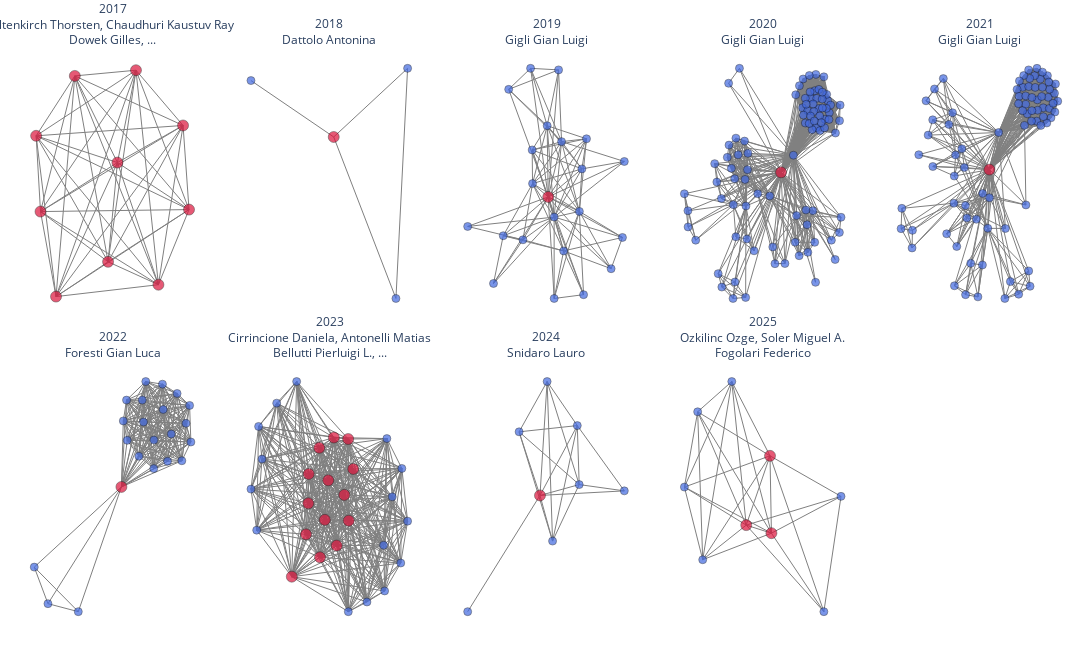

Notebook code for this chart:
### Code cell
# =========================
# Nodo centrale per anno
# =========================
central_node_per_anno = {}
for anno, G in grafi_per_anno.items():
    if len(G) == 0:
        continue
    central_node_per_anno[anno] = max(G.degree, key=lambda x: x[1])[0]

# =========================
# Vicini equicentrali del nodo centrale
# =========================
highlight_nodes_per_anno = {}
for anno, G in grafi_per_anno.items():
    if anno not in central_node_per_anno:
        continue
    central = central_node_per_anno[anno]
    central_degree = G.degree(central)
    equicentral_neighbors = [
        n for n in G.neighbors(central)
        if G.degree(n) == central_degree
    ]
    highlight_nodes_per_anno[anno] = [central] + equicentral_neighbors

# =========================
# Sottografo: centrale + vicini
# =========================
subgrafi_per_anno = {}
pos_per_anno = {}

for anno, G in grafi_per_anno.items():
    if anno not in central_node_per_anno:
        continue
    central = central_node_per_anno[anno]
    neighbors = list(G.neighbors(central))
    nodes = [central] + neighbors
    H = G.subgraph(nodes).copy()
    subgrafi_per_anno[anno] = H

    initial_pos = {central: (0, 0)}
    pos = nx.spring_layout(H, seed=42, pos=initial_pos, fixed=[central])
    pos_per_anno[anno] = pos

# =========================
# Funzione Plotly
# =========================
def plot_graph_plotly(G, pos, highlight_nodes):
    edge_x, edge_y = [], []
    for u, v in G.edges():
        x0, y0 = pos[u]
        x1, y1 = pos[v]
        edge_x += [x0, x1, None]
        edge_y += [y0, y1, None]

    edge_trace = go.Scatter(
        x=edge_x, y=edge_y,
        mode="lines",
        line=dict(width=1, color="gray"),
        hoverinfo="none",
        showlegend=False
    )

    node_x, node_y, texts, colors, sizes = [], [], [], [], []

    for node in G.nodes():
        x, y = pos[node]
        node_x.append(x)
        node_y.append(y)
        texts.append(f"{node}<br>Grado: {G.degree(node)}")

        if node in highlight_nodes:
            colors.append("crimson")
            sizes.append(11)
        else:
            colors.append("royalblue")
            sizes.append(8)

    node_trace = go.Scatter(
        x=node_x, y=node_y,
        mode="markers",
        text=texts,
        hoverinfo="text",
        marker=dict(
            size=sizes,
            color=colors,
            line=dict(width=0.5, color="black")
        ),
        showlegend=False
    )

    return edge_trace, node_trace

# =========================
# Genera titoli subplot
# =========================
authors_per_anno = {}
for anno, G in grafi_per_anno.items():
    if anno not in central_node_per_anno:
        continue
    central = central_node_per_anno[anno]
    central_degree = G.degree(central)
    equicentral_neighbors = [
        n for n in G.neighbors(central)
        if G.degree(n) == central_degree
    ]
    all_authors = [central] + equicentral_neighbors
    authors_per_anno[anno] = all_authors


anni = sorted(grafi_per_anno.keys())


titoli = []
for anno in anni:
    authors = authors_per_anno.get(anno, [])
    # massimo 3 autori
    if len(authors) > 3:
        authors = authors[:3] + ["..."]
    # raggruppa ogni 2 autori per riga
    lines = []
    for i in range(0, len(authors), 2):
        lines.append(", ".join(authors[i:i+2]))
    titolo = f"{anno}<br>" + "<br>".join(lines)
    titoli.append(titolo)

# =========================
# Crea figura 2x5
# =========================
fig = make_subplots(
    rows=2, cols=5,
    subplot_titles=titoli,
    horizontal_spacing=0.03,
    vertical_spacing=0.08
)

for i, anno in enumerate(anni):
    if anno not in subgrafi_per_anno:
        continue
    G = subgrafi_per_anno[anno]
    pos = pos_per_anno[anno]
    highlight_nodes = highlight_nodes_per_anno[anno]

    edge, node = plot_graph_plotly(G, pos, highlight_nodes)

    row = 1 if i < 5 else 2
    col = i + 1 if i < 5 else i - 4

    fig.add_trace(edge, row=row, col=col)
    fig.add_trace(node, row=row, col=col)

# =========================
# Layout finale
# =========================
fig.update_layout(
    height=650,
    width=1400,
    paper_bgcolor="white",
    plot_bgcolor="white",
    title_x=0.5,
    font=dict(size=10),
    margin=dict(l=20, r=20, t=50, b=20)
)

for r in [1, 2]:
    for c in range(1, 6):
        fig.update_xaxes(visible=False, row=r, col=c)  
        fig.update_yaxes(visible=False, row=r, col=c)  

fig.update_layout(
    margin=dict(t=50, b=20, l=20, r=20),
)

for ann in fig.layout.annotations:
    ann.font = dict(size=12)

fig.show()

### Figure 1 — Plotly figure (JSON) as saved in the notebook; plotly's stock layout.template omitted (floating-point values rounded to 4 significant figures; data arrays with more than 128 entries replaced by an {"elided": "..."} marker saying what was removed)
{"data": [{"hoverinfo": "none", "line": {"color": "gray", "width": 1}, "mode": "lines", "showlegend": false, "type": "scatter", "x": {"elided": "135 float values"}, "xaxis": "x", "y": {"elided": "135 float values"}, "yaxis": "y"}, {"hoverinfo": "text", "marker": {"color": ["crimson", "crimson", "crimson", "crimson", "crimson", "crimson", "crimson", "crimson", "crimson", "crimson"], "line": {"color": "black", "width": 0.5}, "size": [11, 11, 11, 11, 11, 11, 11, 11, 11, 11]}, "mode": "markers", "showlegend": false, "text": ["Altenkirch Thorsten<br>Grado: 9", "Chaudhuri Kaustuv Ray<br>Grado: 9", "Dowek Gilles<br>Grado: 9", "Felty Amy P.<br>Grado: 9", "Filinski Andrzej<br>Grado: 9", "Miculan Marino<br>Grado: 9", "Rabe Florian<br>Grado: 9", "Ricciotti Wilmer<br>Grado: 9", "Sacerdoti Coen Claudio<br>Grado: 9", "Sojakova Kristina<br>Grado: 9"], "type": "scatter", "x": [0, 0.3521, -0.04111, 0.1626, 0.2117, 0.04977, 0.2711, 0.1378, -0.05266, 0.3363], "xaxis": "x", "y": [0, 0.1608, 0.1571, 0.2477, 0.4182, 0.4077, 0.02196, 0.06427, 0.297, 0.3162], "yaxis": "y"}, {"hoverinfo": "none", "line": {"color": "gray", "width": 1}, "mode": "lines", "showlegend": false, "type": "scatter", "x": [0, -0.6243, null, 0, 0.4694, null, 0, 0.5575, null, 0.5575, 0.4694, null], "xaxis": "x2", "y": [0, 0.1161, null, 0, -0.3322, null, 0, 0.1412, null, 0.1412, -0.3322, null], "yaxis": "y2"}, {"hoverinfo": "text", "marker": {"color": ["crimson", "royalblue", "royalblue", "royalblue"], "line": {"color": "black", "width": 0.5}, "size": [11, 8, 8, 8]}, "mode": "markers", "showlegend": false, "text": ["Dattolo Antonina<br>Grado: 3", "Luccio Flaminia<br>Grado: 2", "de March Chiara<br>Grado: 2", "Corbatto Marco<br>Grado: 1"], "type": "scatter", "x": [0, 0.5575, 0.4694, -0.6243], "xaxis": "x2", "y": [0, 0.1412, -0.3322, 0.1161], "yaxis": "y2"}, {"hoverinfo": "none", "line": {"color": "gray", "width": 1}, "mode": "lines", "showlegend": false, "type": "scatter", "x": {"elided": "270 float values"}, "xaxis": "x3", "y": {"elided": "270 float values"}, "yaxis": "y3"}, {"hoverinfo": "text", "marker": {"color": ["royalblue", "royalblue", "royalblue", "royalblue", "crimson", "royalblue", "royalblue", "royalblue", "royalblue", "royalblue", "royalblue", "royalblue", "royalblue", "royalblue", "royalblue", "royalblue", "royalblue", "royalblue", "royalblue", "royalblue", "royalblue", "royalblue"], "line": {"color": "black", "width": 0.5}, "size": [8, 8, 8, 8, 11, 8, 8, 8, 8, 8, 8, 8, 8, 8, 8, 8, 8, 8, 8, 8, 8, 8]}, "mode": "markers", "showlegend": false, "text": ["André-Obadia Nathalie<br>Grado: 5", "Marini Alessandro<br>Grado: 9", "Corazza Elisa<br>Grado: 13", "Honnorat Jérǒme<br>Grado: 11", "Gigli Gian Luigi<br>Grado: 21", "Fabris Martina<br>Grado: 8", "Valente Mariarosaria<br>Grado: 18", "Cargnelutti Daniela<br>Grado: 5", "Vogrig Alberto<br>Grado: 12", "Romano Giorgia<br>Grado: 4", "Segatti Samantha<br>Grado: 8", "Serafini Anna<br>Grado: 5", "Bax Francesco<br>Grado: 5", "Rheims Sylvain<br>Grado: 5", "de Biase Stefano<br>Grado: 7", "Bastien Joubert<br>Grado: 5", "Pellitteri Gaia<br>Grado: 3", "Lorenzut Simone<br>Grado: 5", "Bernardini Andrea<br>Grado: 11", "Smeralda Carmelo Luca<br>Grado: 4", "Merlino Giovanni<br>Grado: 10", "Nilo Annacarmen<br>Grado: 6"], "type": "scatter", "x": [-0.08307, 0.1587, 0.1469, -0.00494, 0, -0.07559, 0.02793, 0.2965, 0.06299, -0.2578, 0.1805, 0.02809, 0.1667, -0.1862, -0.1192, 0.04879, -0.3795, 0.35, -0.07378, 0.3587, 0.07275, -0.2119], "xaxis": "x3", "y": [0.4811, 0.1051, -0.05402, 0.2665, 0, 0.176, -0.07523, -0.2683, 0.207, -0.3235, 0.2176, -0.3795, -0.3654, 0.4025, -0.16, 0.4754, -0.1102, -0.1514, 0.05013, 0.1328, -0.2017, -0.1449], "yaxis": "y3"}, {"hoverinfo": "none", "line": {"color": "gray", "width": 1}, "mode": "lines", "showlegend": false, "type": "scatter", "x": {"elided": "3609 float values"}, "xaxis": "x4", "y": {"elided": "3609 float values"}, "yaxis": "y4"}, {"hoverinfo": "text", "marker": {"color": ["crimson", "royalblue", "royalblue", "royalblue", "royalblue", "royalblue", "royalblue", "royalblue", "royalblue", "royalblue", "royalblue", "royalblue", "royalblue", "royalblue", "royalblue", "royalblue", "royalblue", "royalblue", "royalblue", "royalblue", "royalblue", "royalblue", "royalblue", "royalblue", "royalblue", "royalblue", "royalblue", "royalblue", "royalblue", "royalblue", "royalblue", "royalblue", "royalblue", "royalblue", "royalblue", "royalblue", "royalblue", "royalblue", "royalblue", "royalblue", "royalblue", "royalblue", "royalblue", "royalblue", "royalblue", "royalblue", "royalblue", "royalblue", "royalblue", "royalblue", "royalblue", "royalblue", "royalblue", "royalblue", "royalblue", "royalblue", "royalblue", "royalblue", "royalblue", "royalblue", "royalblue", "royalblue", "royalblue", "royalblue", "royalblue", "royalblue", "royalblue", "royalblue", "royalblue", "royalblue", "royalblue", "royalblue", "royalblue", "royalblue", "royalblue", "royalblue", "royalblue", "royalblue", "royalblue", "royalblue", "royalblue", "royalblue", "royalblue", "royalblue", "royalblue", "royalblue", "royalblue", "royalblue", "royalblue", "royalblue", "royalblue"], "line": {"color": "black", "width": 0.5}, "size": [11, 8, 8, 8, 8, 8, 8, 8, 8, 8, 8, 8, 8, 8, 8, 8, 8, 8, 8, 8, 8, 8, 8, 8, 8, 8, 8, 8, 8, 8, 8, 8, 8, 8, 8, 8, 8, 8, 8, 8, 8, 8, 8, 8, 8, 8, 8, 8, 8, 8, 8, 8, 8, 8, 8, 8, 8, 8, 8, 8, 8, 8, 8, 8, 8, 8, 8, 8, 8, 8, 8, 8, 8, 8, 8, 8, 8, 8, 8, 8, 8, 8, 8, 8, 8, 8, 8, 8, 8, 8, 8]}, "mode": "markers", "showlegend": false, "text": ["Gigli Gian Luigi<br>Grado: 90", "Vogrig Alberto<br>Grado: 26", "Nilo Annacarmen<br>Grado: 15", "Fabris Martina<br>Grado: 18", "Biasotto Alessia<br>Grado: 8", "Curcio Francesco<br>Grado: 18", "Miotti Valeria<br>Grado: 8", "Tascini Carlo<br>Grado: 8", "Valente Mariarosaria<br>Grado: 81", "de Biase Stefano<br>Grado: 2", "Crespel Arielle<br>Grado: 5", "Genton Pierre<br>Grado: 5", "Macorig Greta<br>Grado: 5", "Gélisse Philippe<br>Grado: 5", "Merlino Giovanni<br>Grado: 13", "Lorenzut Simone<br>Grado: 17", "del Negro Ilaria<br>Grado: 7", "Tereshko Yan<br>Grado: 7", "Smeralda Carmelo Luca<br>Grado: 14", "Piani Antonella<br>Grado: 7", "Rudakou Uladzislau<br>Grado: 43", "Futhey Naomi C.<br>Grado: 40", "Krohn Lynne<br>Grado: 43", "Ruskey Jennifer A.<br>Grado: 43", "Heilbron Karl<br>Grado: 40", "Cannon Paul<br>Grado: 40", "Alam Armaghan<br>Grado: 40", "Arnulf Isabelle<br>Grado: 43", "Hu Michele T.<br>Grado: 43", "Montplaisir Jacques Yves<br>Grado: 43", "Gagnon Jean-François Franc¸ois<br>Grado: 43", "Désautels Alex<br>Grado: 43", "Dauvilliers Yves A.<br>Grado: 43", "Toffoli Marco<br>Grado: 43", "Högl Birgit E.<br>Grado: 43", "Stefani Ambra<br>Grado: 43", "Holzknecht Evi<br>Grado: 40", "Šonka Karel<br>Grado: 43", "Kemlink David<br>Grado: 43", "Öertel Wolfgang Hermann<br>Grado: 43", "Janzen Annette<br>Grado: 40", "Plazzi Giuseppe<br>Grado: 43", "Antelmi Elena<br>Grado: 43", "Figorilli M.<br>Grado: 43", "Puligheddu Monica Maria Francesca<br>Grado: 43", "Mollenhauer Brit<br>Grado: 43", "Trenkwalder Claudia M.<br>Grado: 43", "Sixel-Döring Friederike<br>Grado: 43", "Cochen-de Cock Valérie<br>Grado: 43", "Charley-Monaca Christelle<br>Grado: 43", "Heidbreder A. E.<br>Grado: 43", "Ferini‑Strambi Luigi F.<br>Grado: 43", "Dijkstra Femke<br>Grado: 43", "Viaene Mineke Kristina<br>Grado: 43", "Abril Beatriz<br>Grado: 43", "Boeve Bradley Bradley<br>Grado: 43", "Postuma Ronald B.<br>Grado: 43", "Rouleau Guy Armand<br>Grado: 43", "Gan-Or Ziv<br>Grado: 43", "Leveille Etienne<br>Grado: 37", "Asayesh Farnaz<br>Grado: 37", "Espay Alberto J.<br>Grado: 37", "Janes Francesco<br>Grado: 3", "Morassi Mauro<br>Grado: 6", "Bagatto Daniele<br>Grado: 6", "Cobelli Milena<br>Grado: 6", "D'Agostini Serena<br>Grado: 6", "Bnà Claudio<br>Grado: 6", "Sponza Massimo<br>Grado: 10", "Marini Alessandro<br>Grado: 22", "Surcinelli Andrea<br>Grado: 10", "Pez Sara<br>Grado: 10", "Vit Alessandro<br>Grado: 10", "Gavrilovic Vladimir<br>Grado: 10", "Pessa Maria Elena<br>Grado: 6", "Volpetti Stefano<br>Grado: 6", "Pegolo Enrico<br>Grado: 6", "Pauletto Giada<br>Grado: 6", "Bax Francesco<br>Grado: 6", "Verriello Lorenzo<br>Grado: 6", "Corazza Elisa<br>Grado: 18", "Pellitteri Gaia<br>Grado: 3", "Dolso Pierluigi G.<br>Grado: 3", "Segatti Samantha<br>Grado: 14", "Bernardini Andrea<br>Grado: 14", "Valent Francesca<br>Grado: 14", "Brigo Francesco<br>Grado: 14", "Iacono Donatella D.<br>Grado: 14", "Passadore Paolo<br>Grado: 14", "Rana Michele<br>Grado: 14", "Honnorat Jérǒme<br>Grado: 14"], "type": "scatter", "x": [0, -0.1502, -0.2043, -0.154, -0.2748, -0.1438, -0.284, -0.2553, 0.0527, 0.1475, -0.3652, -0.3978, -0.4136, -0.3985, 0.1359, 0.06622, 0.2564, 0.2494, 0.1064, 0.2152, 0.1623, 0.06265, 0.1434, 0.09109, 0.09425, 0.1487, 0.183, 0.1142, 0.1271, 0.1994, 0.09555, 0.1618, 0.195, 0.1878, 0.1035, 0.1526, 0.1209, 0.1502, 0.1402, 0.2065, 0.07845, 0.1036, 0.2119, 0.1649, 0.1372, 0.1758, 0.2049, 0.1241, 0.1766, 0.1328, 0.1667, 0.1205, 0.1936, 0.1259, 0.1767, 0.1862, 0.1712, 0.142, 0.1075, 0.2326, 0.2526, 0.25, 0.2313, -0.1516, -0.1973, -0.2534, -0.2691, -0.2056, 0.1146, -0.04844, 0.1111, 0.06015, 0.07729, 0.1437, -0.1935, -0.1156, -0.1462, -0.03545, 0.01647, -0.02624, -0.09986, -0.1781, -0.2244, -0.1985, -0.1932, -0.2228, -0.1419, -0.1837, -0.23, -0.1565, -0.2128], "xaxis": "x4", "y": [0, -0.09385, -0.09, -0.01977, -0.0271, 0.007542, 0.02421, -0.07294, 0.04771, -0.3063, -0.189, -0.152, -0.0597, -0.1069, -0.1069, -0.1205, -0.1251, -0.1674, -0.105, -0.1889, 0.178, 0.2162, 0.2274, 0.1801, 0.2601, 0.2727, 0.266, 0.1718, 0.2065, 0.1998, 0.1594, 0.2311, 0.2171, 0.148, 0.1373, 0.206, 0.2696, 0.1242, 0.1695, 0.1663, 0.2412, 0.2063, 0.1875, 0.1571, 0.1904, 0.204, 0.1472, 0.2241, 0.2233, 0.1188, 0.1163, 0.1359, 0.1781, 0.1567, 0.1791, 0.124, 0.1386, 0.1431, 0.1897, 0.1096, 0.1872, 0.1438, -0.2428, -0.3485, -0.3054, -0.3195, -0.2822, -0.3513, -0.2229, -0.06574, -0.1459, -0.1949, -0.2322, -0.1949, -0.1796, -0.2185, -0.1857, -0.2079, -0.254, -0.2545, -0.05938, 0.2897, 0.2481, -0.01771, 0.09516, 0.07586, 0.05286, 0.04872, 0.04168, 0.08703, 0.01116], "yaxis": "y4"}, {"hoverinfo": "none", "line": {"color": "gray", "width": 1}, "mode": "lines", "showlegend": false, "type": "scatter", "x": {"elided": "3360 float values"}, "xaxis": "x5", "y": {"elided": "3360 float values"}, "yaxis": "y5"}, {"hoverinfo": "text", "marker": {"color": ["royalblue", "royalblue", "royalblue", "royalblue", "royalblue", "royalblue", "royalblue", "crimson", "royalblue", "royalblue", "royalblue", "royalblue", "royalblue", "royalblue", "royalblue", "royalblue", "royalblue", "royalblue", "royalblue", "royalblue", "royalblue", "royalblue", "royalblue", "royalblue", "royalblue", "royalblue", "royalblue", "royalblue", "royalblue", "royalblue", "royalblue", "royalblue", "royalblue", "royalblue", "royalblue", "royalblue", "royalblue", "royalblue", "royalblue", "royalblue", "royalblue", "royalblue", "royalblue", "royalblue", "royalblue", "royalblue", "royalblue", "royalblue", "royalblue", "royalblue", "royalblue", "royalblue", "royalblue", "royalblue", "royalblue", "royalblue", "royalblue", "royalblue", "royalblue", "royalblue", "royalblue", "royalblue", "royalblue", "royalblue", "royalblue", "royalblue", "royalblue", "royalblue", "royalblue", "royalblue", "royalblue", "royalblue", "royalblue", "royalblue", "royalblue", "royalblue", "royalblue", "royalblue", "royalblue", "royalblue", "royalblue", "royalblue"], "line": {"color": "black", "width": 0.5}, "size": [8, 8, 8, 8, 8, 8, 8, 11, 8, 8, 8, 8, 8, 8, 8, 8, 8, 8, 8, 8, 8, 8, 8, 8, 8, 8, 8, 8, 8, 8, 8, 8, 8, 8, 8, 8, 8, 8, 8, 8, 8, 8, 8, 8, 8, 8, 8, 8, 8, 8, 8, 8, 8, 8, 8, 8, 8, 8, 8, 8, 8, 8, 8, 8, 8, 8, 8, 8, 8, 8, 8, 8, 8, 8, 8, 8, 8, 8, 8, 8, 8, 8]}, "mode": "markers", "showlegend": false, "text": ["Verriello Lorenzo<br>Grado: 11", "Pauletto Giada<br>Grado: 13", "Nilo Annacarmen<br>Grado: 13", "Lonigro Incoronata Renata<br>Grado: 9", "Betto Elena<br>Grado: 9", "Valente Mariarosaria<br>Grado: 65", "Curcio Francesco<br>Grado: 9", "Gigli Gian Luigi<br>Grado: 81", "Fogolari Federico<br>Grado: 7", "Gélisse Philippe<br>Grado: 5", "Crespel Arielle<br>Grado: 5", "Carrera Paola<br>Grado: 5", "Bernardini Andrea<br>Grado: 46", "Vogrig Alberto<br>Grado: 19", "Moritz Christian Peter<br>Grado: 6", "Camdessanché Jean Philippe<br>Grado: 6", "Tholance Yannick<br>Grado: 6", "Antoine Jean Christophe G.<br>Grado: 6", "Honnorat Jérǒme<br>Grado: 6", "Pessa Maria Elena<br>Grado: 7", "Genton Pierre<br>Grado: 5", "Macorig Greta<br>Grado: 5", "Garbo Riccardo<br>Grado: 6", "Lorenzut Simone<br>Grado: 10", "del Negro Llaria<br>Grado: 6", "Merlino Giovanni<br>Grado: 10", "Cargnelutti Daniela<br>Grado: 6", "Smeralda Carmelo Luca<br>Grado: 7", "Pez Sara<br>Grado: 7", "Surcinelli Andrea<br>Grado: 11", "Marini Alessandro<br>Grado: 11", "Bax Francesco<br>Grado: 7", "Pellitteri Gaia<br>Grado: 8", "Scalise Anna<br>Grado: 6", "Mufti Kheireddin<br>Grado: 43", "Yu Eric<br>Grado: 43", "Rudakou Uladzislau<br>Grado: 43", "Krohn Lynne<br>Grado: 43", "Ruskey Jennifer A.<br>Grado: 43", "Asayesh Farnaz<br>Grado: 43", "Laurent Sandra Beatrice<br>Grado: 43", "Spiegelman Dan V.<br>Grado: 43", "Arnulf Isabelle<br>Grado: 43", "Hu Michele T.<br>Grado: 43", "Montplaisir Jacques Yves<br>Grado: 43", "Gagnon Jean François<br>Grado: 43", "Désautels Alex<br>Grado: 43", "Dauvilliers Yves A.<br>Grado: 43", "Janes Francesco<br>Grado: 43", "Högl Birgit E.<br>Grado: 43", "Stefani Ambra<br>Grado: 43", "Holzknecht Evi<br>Grado: 43", "Šonka Karel<br>Grado: 43", "Kemlink David<br>Grado: 43", "Öertel Wolfgang Hermann<br>Grado: 43", "Janzen Annette<br>Grado: 43", "Plazzi Giuseppe<br>Grado: 43", "Antelmi Elena<br>Grado: 43", "Figorilli M.<br>Grado: 43", "Puligheddu Monica Maria Francesca<br>Grado: 43", "Mollenhauer Brit<br>Grado: 43", "Trenkwalder Claudia M.<br>Grado: 43", "Sixel-Döring Friederike<br>Grado: 43", "Cochen-de Cock Valérie<br>Grado: 43", "Charley-Monaca Christelle<br>Grado: 43", "Heidbreder A. E.<br>Grado: 43", "Ferini‑Strambi Luigi F.<br>Grado: 43", "Dijkstra Femke<br>Grado: 43", "Viaene Mineke Kristina<br>Grado: 43", "Abril Beatriz<br>Grado: 43", "Boeve Bradley Bradley<br>Grado: 43", "Trempe Jean François<br>Grado: 43", "Rouleau Guy Armand<br>Grado: 43", "Postuma Ronald B.<br>Grado: 43", "Gan-Or Ziv<br>Grado: 43", "Bagatto Daniele<br>Grado: 6", "Cobelli Milena<br>Grado: 6", "D'Agostini Serena<br>Grado: 6", "Bnà Claudio<br>Grado: 6", "Morassi Mauro<br>Grado: 6", "Dolso Pierluigi G.<br>Grado: 5", "de Biase Stefano<br>Grado: 3"], "type": "scatter", "x": [-0.02826, 0.0002177, -0.1491, -0.09437, -0.0548, 0.03898, -0.1006, 0, -0.1795, -0.3708, -0.3247, 0.1533, 0.1472, -0.00694, 0.1228, 0.08802, 0.06484, 0.1706, 0.165, -0.1371, -0.3232, -0.3677, -0.2661, -0.1548, -0.2306, -0.1702, -0.1935, -0.2572, -0.238, -0.1422, -0.1158, -0.1475, -0.1054, -0.2375, 0.1397, 0.1523, 0.1589, 0.2435, 0.2137, 0.1899, 0.2259, 0.2513, 0.2748, 0.2013, 0.116, 0.2583, 0.1997, 0.2023, 0.1246, 0.2868, 0.1691, 0.2225, 0.122, 0.1986, 0.1441, 0.247, 0.2732, 0.2408, 0.2526, 0.1766, 0.2266, 0.2195, 0.2772, 0.1649, 0.1922, 0.1394, 0.1647, 0.1783, 0.1522, 0.1261, 0.1783, 0.2225, 0.2159, 0.2494, 0.2672, -0.147, -0.04834, -0.1002, -0.02943, -0.07844, 0.06703, -0.2966], "xaxis": "x5", "y": [-0.07261, -0.08536, -0.1023, -0.1474, -0.151, 0.1126, -0.1095, 0, -0.1951, -0.1795, -0.2381, -0.1074, 0.1342, -0.1784, -0.3787, -0.3404, -0.3916, -0.3545, -0.308, -0.2336, -0.1846, -0.1178, 0.209, 0.1727, 0.2449, 0.1372, 0.2765, 0.1047, 0.1512, 0.04436, 0.06353, -0.01958, 0.006359, 0.009367, 0.2499, 0.1985, 0.1693, 0.2853, 0.275, 0.2854, 0.1877, 0.1857, 0.1749, 0.212, 0.2435, 0.1573, 0.3076, 0.1803, 0.2226, 0.2078, 0.277, 0.2961, 0.2003, 0.1473, 0.2858, 0.2195, 0.2317, 0.1416, 0.2441, 0.1472, 0.1606, 0.2221, 0.2602, 0.2522, 0.2497, 0.1791, 0.3029, 0.1791, 0.2239, 0.2694, 0.2192, 0.25, 0.1341, 0.266, 0.2016, -0.353, -0.3868, -0.3801, -0.2899, -0.285, -0.1789, 0.0451], "yaxis": "y5"}, {"hoverinfo": "none", "line": {"color": "gray", "width": 1}, "mode": "lines", "showlegend": false, "type": "scatter", "x": {"elided": "531 float values"}, "xaxis": "x6", "y": {"elided": "531 float values"}, "yaxis": "y6"}, {"hoverinfo": "text", "marker": {"color": ["royalblue", "royalblue", "royalblue", "crimson", "royalblue", "royalblue", "royalblue", "royalblue", "royalblue", "royalblue", "royalblue", "royalblue", "royalblue", "royalblue", "royalblue", "royalblue", "royalblue", "royalblue", "royalblue", "royalblue", "royalblue", "royalblue"], "line": {"color": "black", "width": 0.5}, "size": [8, 8, 8, 11, 8, 8, 8, 8, 8, 8, 8, 8, 8, 8, 8, 8, 8, 8, 8, 8, 8, 8]}, "mode": "markers", "showlegend": false, "text": ["Codrich Marta<br>Grado: 18", "Isola Miriam<br>Grado: 18", "Drioli Carlo<br>Grado: 3", "Foresti Gian Luca<br>Grado: 21", "Beltrami A. P.<br>Grado: 18", "Curcio Francesco<br>Grado: 18", "Fabris Martina<br>Grado: 18", "Pucillo Carlo Ennio M.<br>Grado: 18", "Toma Andrea<br>Grado: 3", "De Martino Maria<br>Grado: 18", "Dalla Emiliano<br>Grado: 18", "Caponnetto Federica<br>Grado: 18", "Sozio Emanuela<br>Grado: 18", "Malfatti Matilde Clarissa<br>Grado: 18", "Tascini Carlo<br>Grado: 18", "de Nardin Axel<br>Grado: 18", "Stefanizzi Daniele<br>Grado: 18", "D’Aurizio Federica<br>Grado: 18", "Salvati Daniele<br>Grado: 3", "Tell Gianluca<br>Grado: 18", "Piciarelli Claudio<br>Grado: 18", "Sechi Leonardo Alberto<br>Grado: 18"], "type": "scatter", "x": [0.2072, 0.1095, -0.3919, 0, 0.02294, 0.008437, 0.224, 0.2904, -0.3303, 0.07862, 0.2503, 0.1845, 0.1453, 0.146, 0.3123, 0.2716, 0.02601, 0.3065, -0.1939, 0.09377, 0.09935, 0.1879], "xaxis": "x6", "y": [0.09026, 0.3714, -0.2827, 0, 0.3059, 0.2325, 0.1862, 0.2241, -0.4115, 0.1082, 0.3293, 0.3621, 0.06465, 0.165, 0.1583, 0.0922, 0.1642, 0.2872, -0.4397, 0.3059, 0.2286, 0.2729], "yaxis": "y6"}, {"hoverinfo": "none", "line": {"color": "gray", "width": 1}, "mode": "lines", "showlegend": false, "type": "scatter", "x": {"elided": "1056 float values"}, "xaxis": "x7", "y": {"elided": "1056 float values"}, "yaxis": "y7"}, {"hoverinfo": "text", "marker": {"color": ["royalblue", "royalblue", "crimson", "crimson", "crimson", "royalblue", "royalblue", "royalblue", "crimson", "royalblue", "crimson", "crimson", "royalblue", "crimson", "royalblue", "royalblue", "royalblue", "royalblue", "crimson", "crimson", "royalblue", "royalblue", "crimson", "crimson", "crimson", "royalblue", "crimson", "royalblue", "crimson"], "line": {"color": "black", "width": 0.5}, "size": [8, 8, 11, 11, 11, 8, 8, 8, 11, 8, 11, 11, 8, 11, 8, 8, 8, 8, 11, 11, 8, 8, 11, 11, 11, 8, 11, 8, 11]}, "mode": "markers", "showlegend": false, "text": ["Mele Filippo<br>Grado: 22", "Bertuccio Giuseppe<br>Grado: 22", "Picciotto Antonino<br>Grado: 28", "Rachevski Alexandre<br>Grado: 28", "Antonelli Matias<br>Grado: 28", "Del Monte E. D.<br>Grado: 19", "Aquilanti Giuliana<br>Grado: 22", "Bonvicini V.<br>Grado: 19", "Zampa Gianluigi<br>Grado: 28", "Stebel Luigi<br>Grado: 22", "Ficorella Francesco<br>Grado: 28", "Zorzi Nicola<br>Grado: 28", "Olivi Luca<br>Grado: 22", "Pepponi Giancarlo<br>Grado: 28", "Menk Ralf Hendrik<br>Grado: 22", "Campana Riccardo<br>Grado: 19", "Cautero Giuseppe<br>Grado: 22", "Ceraudo Francesco<br>Grado: 19", "Orzan Giulio<br>Grado: 28", "Cirrincione Daniela<br>Grado: 28", "Feroci Marco<br>Grado: 19", "Gandola Massimo<br>Grado: 22", "Vacchi Andrea<br>Grado: 28", "Bellutti Pierluigi L.<br>Grado: 28", "Borghi Giacomo<br>Grado: 28", "Giuressi Dario<br>Grado: 22", "Rashevskaya Irina<br>Grado: 28", "Evangelista Yuri<br>Grado: 19", "Zampa Nicola<br>Grado: 28"], "type": "scatter", "x": [0.2926, 0.267, 0.04381, 0.1513, 0.1633, -0.1086, 0.244, -0.07921, 0.03768, 0.1502, 0.1118, 0.09689, 0.3079, 0.04491, 0.1998, -0.09334, 0.2896, 0.0129, 0.1396, 0, -0.08828, 0.2527, 0.1193, 0.075, 0.08789, 0.2467, 0.1498, -0.04019, 0.07303], "xaxis": "x7", "y": [0.1633, 0.1205, 0.1107, 0.08456, 0.1627, 0.1322, 0.04741, 0.1774, 0.06391, -0.0528, 0.2101, 0.1455, 0.08385, 0.1551, -0.03818, 0.07023, 0.02065, 0.2945, 0.1235, 0, 0.2268, 0.2084, 0.04695, 0.02925, 0.0858, -0.02151, 0.2078, 0.262, 0.1946], "yaxis": "y7"}, {"hoverinfo": "none", "line": {"color": "gray", "width": 1}, "mode": "lines", "showlegend": false, "type": "scatter", "x": [0.58, 0.2565, null, 0.58, 0.2697, null, 0.58, 0, null, 0.2565, 0.2697, null, 0.2565, 0, null, 0.2565, 0.08665, null, 0.2565, -0.1435, null, 0.2565, 0.04913, null, 0.08665, 0.2697, null, 0.08665, 0, null, 0.08665, -0.1435, null, 0.08665, 0.04913, null, 0.04913, 0.2697, null, 0.04913, 0, null, 0.04913, -0.1435, null, -0.1435, 0.2697, null, -0.1435, 0, null, -0.4971, 0, null, 0.2697, 0, null], "xaxis": "x8", "y": [0.0144, 0.2201, null, 0.0144, 0.03422, null, 0.0144, 0, null, 0.2201, 0.03422, null, 0.2201, 0, null, 0.2201, -0.1437, null, 0.2201, 0.2004, null, 0.2201, 0.3588, null, -0.1437, 0.03422, null, -0.1437, 0, null, -0.1437, 0.2004, null, -0.1437, 0.3588, null, 0.3588, 0.03422, null, 0.3588, 0, null, 0.3588, 0.2004, null, 0.2004, 0.03422, null, 0.2004, 0, null, -0.3661, 0, null, 0.03422, 0, null], "yaxis": "y8"}, {"hoverinfo": "text", "marker": {"color": ["royalblue", "royalblue", "royalblue", "royalblue", "royalblue", "royalblue", "royalblue", "crimson"], "line": {"color": "black", "width": 0.5}, "size": [8, 8, 8, 8, 8, 8, 8, 11]}, "mode": "markers", "showlegend": false, "text": ["Liani Alessandro<br>Grado: 3", "Somero Michele<br>Grado: 6", "Johnson Chad<br>Grado: 5", "Visentini Ingrid<br>Grado: 5", "Vallisa Tiziano<br>Grado: 5", "Mari Marco<br>Grado: 1", "Urli Federico<br>Grado: 6", "Snidaro Lauro<br>Grado: 7"], "type": "scatter", "x": [0.58, 0.2565, 0.08665, 0.04913, -0.1435, -0.4971, 0.2697, 0], "xaxis": "x8", "y": [0.0144, 0.2201, -0.1437, 0.3588, 0.2004, -0.3661, 0.03422, 0], "yaxis": "y8"}, {"hoverinfo": "none", "line": {"color": "gray", "width": 1}, "mode": "lines", "showlegend": false, "type": "scatter", "x": [0.1197, 0, null, 0.1197, 0.1269, null, 0.1197, 0.3908, null, 0.1197, 0.4772, null, 0.1197, -0.2444, null, 0.1197, -0.07261, null, 0.1197, -0.219, null, 0.1197, -0.3112, null, 0, 0.1269, null, 0, 0.3908, null, 0, 0.4772, null, 0, -0.2444, null, 0, -0.07261, null, 0, -0.219, null, 0, -0.3112, null, -0.3112, 0.1269, null, -0.3112, -0.2444, null, -0.3112, -0.07261, null, -0.3112, -0.219, null, 0.1269, 0.3908, null, 0.1269, 0.4772, null, 0.1269, -0.2444, null, 0.1269, -0.07261, null, 0.1269, -0.219, null, 0.4772, 0.3908, null, -0.2444, -0.07261, null, -0.2444, -0.219, null, -0.07261, -0.219, null], "xaxis": "x9", "y": [0.1607, 0, null, 0.1607, -0.01872, null, 0.1607, -0.2007, null, 0.1607, 0.0667, null, 0.1607, 0.2628, null, 0.1607, 0.333, null, 0.1607, -0.08028, null, 0.1607, 0.08824, null, 0, -0.01872, null, 0, -0.2007, null, 0, 0.0667, null, 0, 0.2628, null, 0, 0.333, null, 0, -0.08028, null, 0, 0.08824, null, 0.08824, -0.01872, null, 0.08824, 0.2628, null, 0.08824, 0.333, null, 0.08824, -0.08028, null, -0.01872, -0.2007, null, -0.01872, 0.0667, null, -0.01872, 0.2628, null, -0.01872, 0.333, null, -0.01872, -0.08028, null, 0.0667, -0.2007, null, 0.2628, 0.333, null, 0.2628, -0.08028, null, 0.333, -0.08028, null], "yaxis": "y9"}, {"hoverinfo": "text", "marker": {"color": ["crimson", "crimson", "royalblue", "crimson", "royalblue", "royalblue", "royalblue", "royalblue", "royalblue"], "line": {"color": "black", "width": 0.5}, "size": [11, 11, 8, 11, 8, 8, 8, 8, 8]}, "mode": "markers", "showlegend": false, "text": ["Fogolari Federico<br>Grado: 8", "Ozkilinc Ozge<br>Grado: 8", "Klein Christian T.<br>Grado: 6", "Soler Miguel A.<br>Grado: 8", "Aparicio Santiago<br>Grado: 4", "Yakout Rayyan Bassem Adel<br>Grado: 6", "Esposito Gennaro<br>Grado: 6", "Giannozzi Paolo<br>Grado: 4", "Rocchia Walter<br>Grado: 6"], "type": "scatter", "x": [0.1197, 0, -0.3112, 0.1269, 0.4772, -0.2444, -0.07261, 0.3908, -0.219], "xaxis": "x9", "y": [0.1607, 0, 0.08824, -0.01872, 0.0667, 0.2628, 0.333, -0.2007, -0.08028], "yaxis": "y9"}], "layout": {"annotations": [{"font": {"size": 12}, "showarrow": false, "text": "2017<br>Altenkirch Thorsten, Chaudhuri Kaustuv Ray<br>Dowek Gilles, ...", "x": 0.088, "xanchor": "center", "xref": "paper", "y": 1, "yanchor": "bottom", "yref": "paper"}, {"font": {"size": 12}, "showarrow": false, "text": "2018<br>Dattolo Antonina", "x": 0.294, "xanchor": "center", "xref": "paper", "y": 1, "yanchor": "bottom", "yref": "paper"}, {"font": {"size": 12}, "showarrow": false, "text": "2019<br>Gigli Gian Luigi", "x": 0.5, "xanchor": "center", "xref": "paper", "y": 1, "yanchor": "bottom", "yref": "paper"}, {"font": {"size": 12}, "showarrow": false, "text": "2020<br>Gigli Gian Luigi", "x": 0.706, "xanchor": "center", "xref": "paper", "y": 1, "yanchor": "bottom", "yref": "paper"}, {"font": {"size": 12}, "showarrow": false, "text": "2021<br>Gigli Gian Luigi", "x": 0.912, "xanchor": "center", "xref": "paper", "y": 1, "yanchor": "bottom", "yref": "paper"}, {"font": {"size": 12}, "showarrow": false, "text": "2022<br>Foresti Gian Luca", "x": 0.088, "xanchor": "center", "xref": "paper", "y": 0.46, "yanchor": "bottom", "yref": "paper"}, {"font": {"size": 12}, "showarrow": false, "text": "2023<br>Cirrincione Daniela, Antonelli Matias<br>Bellutti Pierluigi L., ...", "x": 0.294, "xanchor": "center", "xref": "paper", "y": 0.46, "yanchor": "bottom", "yref": "paper"}, {"font": {"size": 12}, "showarrow": false, "text": "2024<br>Snidaro Lauro", "x": 0.5, "xanchor": "center", "xref": "paper", "y": 0.46, "yanchor": "bottom", "yref": "paper"}, {"font": {"size": 12}, "showarrow": false, "text": "2025<br>Ozkilinc Ozge, Soler Miguel A.<br>Fogolari Federico", "x": 0.706, "xanchor": "center", "xref": "paper", "y": 0.46, "yanchor": "bottom", "yref": "paper"}], "font": {"size": 10}, "height": 650, "margin": {"b": 20, "l": 20, "r": 20, "t": 50}, "paper_bgcolor": "white", "plot_bgcolor": "white", "title": {"x": 0.5}, "width": 1400, "xaxis": {"anchor": "y", "domain": [0, 0.176], "visible": false}, "xaxis10": {"anchor": "y10", "domain": [0.824, 1], "visible": false}, "xaxis2": {"anchor": "y2", "domain": [0.206, 0.382], "visible": false}, "xaxis3": {"anchor": "y3", "domain": [0.412, 0.588], "visible": false}, "xaxis4": {"anchor": "y4", "domain": [0.618, 0.794], "visible": false}, "xaxis5": {"anchor": "y5", "domain": [0.824, 1], "visible": false}, "xaxis6": {"anchor": "y6", "domain": [0, 0.176], "visible": false}, "xaxis7": {"anchor": "y7", "domain": [0.206, 0.382], "visible": false}, "xaxis8": {"anchor": "y8", "domain": [0.412, 0.588], "visible": false}, "xaxis9": {"anchor": "y9", "domain": [0.618, 0.794], "visible": false}, "yaxis": {"anchor": "x", "domain": [0.54, 1], "visible": false}, "yaxis10": {"anchor": "x10", "domain": [0, 0.46], "visible": false}, "yaxis2": {"anchor": "x2", "domain": [0.54, 1], "visible": false}, "yaxis3": {"anchor": "x3", "domain": [0.54, 1], "visible": false}, "yaxis4": {"anchor": "x4", "domain": [0.54, 1], "visible": false}, "yaxis5": {"anchor": "x5", "domain": [0.54, 1], "visible": false}, "yaxis6": {"anchor": "x6", "domain": [0, 0.46], "visible": false}, "yaxis7": {"anchor": "x7", "domain": [0, 0.46], "visible": false}, "yaxis8": {"anchor": "x8", "domain": [0, 0.46], "visible": false}, "yaxis9": {"anchor": "x9", "domain": [0, 0.46], "visible": false}}}
